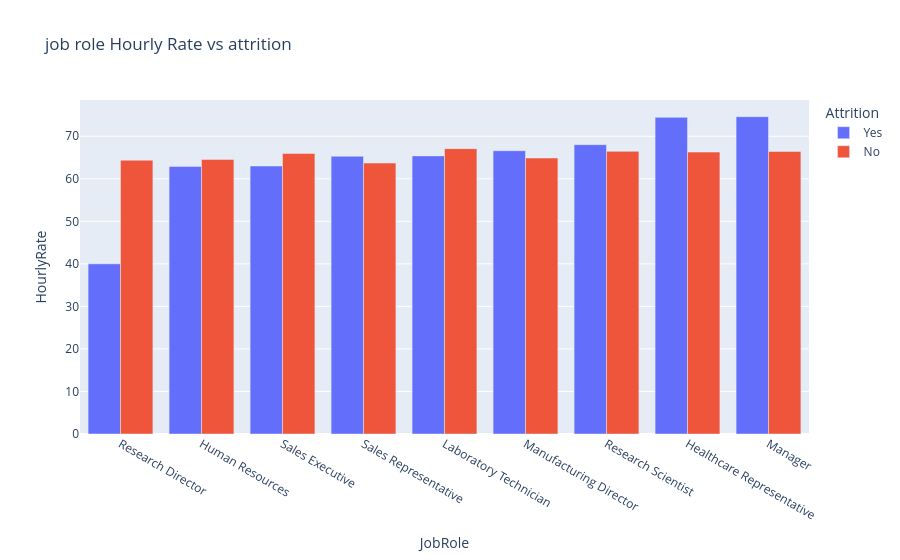

The notebook cell this image was saved under:
### Code cell
fig=px.bar(df_par_HourlyRate,x='JobRole',
           y='HourlyRate',
           color='Attrition',
           barmode="group",
           title='job role Hourly Rate vs attrition')
fig.show()

### Figure 1 — Plotly figure (JSON) as saved in the notebook; plotly's stock layout.template omitted (floating-point values rounded to 4 significant figures)
{"data": [{"alignmentgroup": "True", "hovertemplate": "Attrition=Yes<br>JobRole=%{x}<br>HourlyRate=%{y}<extra></extra>", "legendgroup": "Yes", "marker": {"color": "#636efa", "pattern": {"shape": ""}}, "name": "Yes", "offsetgroup": "Yes", "orientation": "v", "showlegend": true, "textposition": "auto", "type": "bar", "x": ["Research Director", "Human Resources", "Sales Executive", "Sales Representative", "Laboratory Technician", "Manufacturing Director", "Research Scientist", "Healthcare Representative", "Manager"], "xaxis": "x", "y": [40.0, 62.92, 63.0, 65.3, 65.39, 66.6, 68.02, 74.44, 74.6], "yaxis": "y"}, {"alignmentgroup": "True", "hovertemplate": "Attrition=No<br>JobRole=%{x}<br>HourlyRate=%{y}<extra></extra>", "legendgroup": "No", "marker": {"color": "#EF553B", "pattern": {"shape": ""}}, "name": "No", "offsetgroup": "No", "orientation": "v", "showlegend": true, "textposition": "auto", "type": "bar", "x": ["Sales Representative", "Research Director", "Human Resources", "Manufacturing Director", "Sales Executive", "Healthcare Representative", "Manager", "Research Scientist", "Laboratory Technician"], "xaxis": "x", "y": [63.7, 64.37, 64.55, 64.89, 65.96, 66.28, 66.43, 66.46, 67.09], "yaxis": "y"}], "layout": {"barmode": "group", "legend": {"title": {"text": "Attrition"}, "tracegroupgap": 0}, "title": {"text": "job role Hourly Rate vs attrition"}, "xaxis": {"anchor": "y", "domain": [0, 1], "title": {"text": "JobRole"}}, "yaxis": {"anchor": "x", "domain": [0, 1], "title": {"text": "HourlyRate"}}}}
